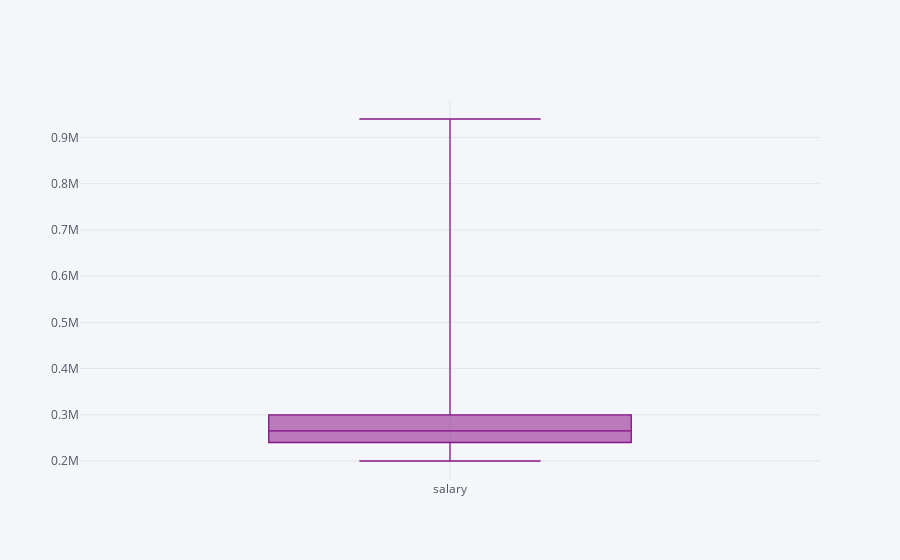

This figure's notebook cell:
### Code cell
pd.iplot(kind='box',column=['salary'])

### Figure 1 — Plotly figure (JSON) as saved in the notebook; plotly's stock layout.template omitted (floating-point values rounded to 4 significant figures; data arrays with more than 128 entries replaced by an {"elided": "..."} marker saying what was removed)
{"data": [{"boxpoints": false, "line": {"width": 1.3}, "marker": {"color": "rgba(128, 0, 128, 0.8999999999999999)"}, "name": "salary", "orientation": "v", "type": "box", "y": {"elided": "148 int values"}}], "layout": {"legend": {"bgcolor": "#F5F6F9", "font": {"color": "#4D5663"}}, "paper_bgcolor": "#F5F6F9", "plot_bgcolor": "#F5F6F9", "title": {"font": {"color": "#4D5663"}}, "xaxis": {"gridcolor": "#E1E5ED", "showgrid": true, "tickfont": {"color": "#4D5663"}, "title": {"font": {"color": "#4D5663"}, "text": ""}, "zerolinecolor": "#E1E5ED"}, "yaxis": {"gridcolor": "#E1E5ED", "showgrid": true, "tickfont": {"color": "#4D5663"}, "title": {"font": {"color": "#4D5663"}, "text": ""}, "zerolinecolor": "#E1E5ED"}}}
